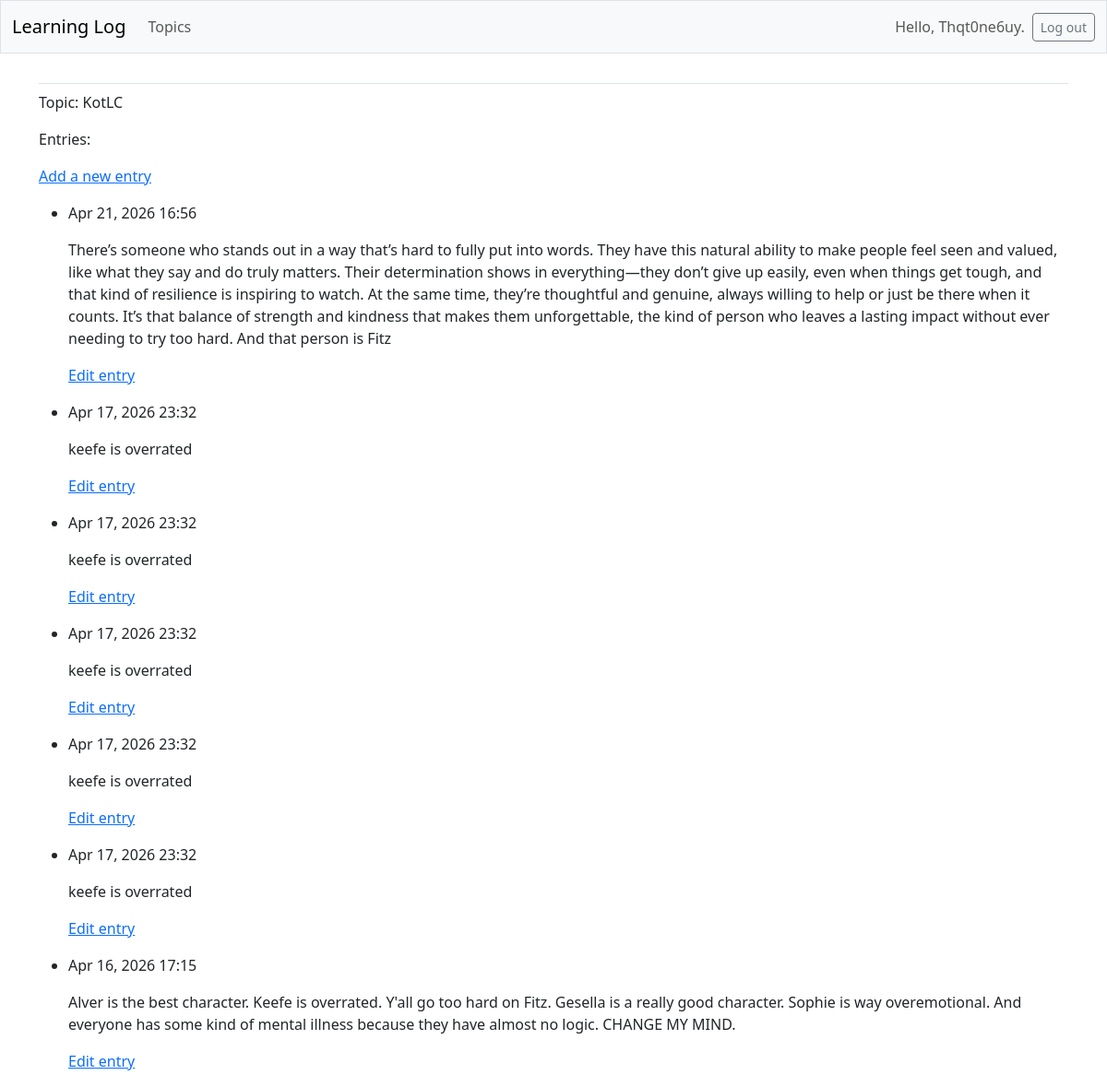
The page /topics/3/ (signed in) on the database its author committed.
### learning_logs/models.py (models this page shows, shortened)
class Topic(models.Model):
    text = models.CharField(max_length=200)
    date_added = models.DateTimeField(auto_now_add=True)
    owner = models.ForeignKey(User, on_delete=models.CASCADE)

class Entry(models.Model):
    topic = models.ForeignKey(Topic, on_delete=models.CASCADE)
    text = models.TextField()
    date_added = models.DateTimeField(auto_now_add=True)
    class Meta:
        verbose_name_plural = 'entries'

### learning_logs/views.py (the view)
# urls.py: path('topics/<int:topic_id>/', views.topic, name='topic'),
@login_required
def topic (request, topic_id):
    topic = Topic.objects.get(id=topic_id)
    if topic.owner != request.user:
        raise Http404
    entries = topic.entry_set.order_by('-date_added')
    context = {'topic': topic, 'entries': entries}
    return render(request, 'learning_logs/topic.html', context)

### learning_logs/templates/learning_logs/topic.html
{% extends 'learning_logs/base.html' %}
{% block content %}
  <p>Topic: {{ topic.text }}</p>
  <p>Entries:</p>
  <p>
    <a href="{% url 'learning_logs:new_entry' topic.id %}">Add a new entry</a>
  </p>
  <ul>
    {% for entry in entries %}
      <li>
        <p>{{entry.date_added|date:'M d, Y H:i' }}</p>
        <p>{{ entry.text|linebreaks }}</p>
        <p>
          <a href="{% url 'learning_logs:edit_entry' entry.id %}">
            Edit entry</a></p>
      </li>
    {% empty %}
      <li>There are no entries for this topic yet.</li>
    {% endfor %}
  </ul>
{% endblock content %}

### learning_logs/templates/learning_logs/base.html (shortened to what this page needs)
<!doctype html>
<html lang="en">
<head>
  {% load django_bootstrap5 %}
  {% bootstrap_css %}
</head>
<body>
  <nav class="navbar navbar-expand-md navbar-light bg-light mb-4 border">
    <div class="container-fluid">
      <a class="navbar-brand" href="{% url 'learning_logs:index' %}">
          Learning Log</a>
      <div class="collapse navbar-collapse" id="navbarCollapse">
        <ul class="navbar-nav me-auto mb-2 mb-md-0">
          <li class="nav-item">
            <a class="nav-link" href="{% url 'learning_logs:topics' %}">
              Topics</a></li>
        </ul>
        <ul class="navbar-nav ms-auto mb-2 mb-md-0">
          {% if user.is_authenticated %}
            <li class="nav-item">
              <span class="navbar-text me-2">Hello, {{ user.username }}.
                </span></li>
          {% endif %}
        </ul>
        {% if user.is_authenticated %}
          <form action="{% url 'accounts:logout' %}" method='post'>
            <button name='submit' class='btn btn-outline-secondary btn-sm'>
              Log out</button>
          </form>
        {% endif %}
      </div>
    </div>
  </nav>
  <main class="container">
    <div class="pb-2 mb-2 border-bottom">
    </div>
    <div>
      {% block content %}{% endblock content %}
    </div>
  </main>
</body>
</html>

### rows shown on the page
Topic: text "KotLC"
Entry: date_added "Apr 21, 2026 16:56", text "There’s someone who stands out in a way that’s hard to fully put into words. They have this natural ability to make people feel seen and valued, like what they say and do truly matters. Their determination shows in everything—they don’t give up easily, even when things get tough, and that kind of resilience is inspiring to watch. At the same time, they’re thoughtful and genuine, always willing to help or just be there when it counts. It’s that balance of strength and kindness that makes them unforgettable, the kind of person who leaves a lasting impact without ever needing to try too hard. And that person is Fitz"
Entry: date_added "Apr 17, 2026 23:32", text "keefe is overrated"
Entry: date_added "Apr 17, 2026 23:32", text "keefe is overrated"
Entry: date_added "Apr 17, 2026 23:32", text "keefe is overrated"
Entry: date_added "Apr 17, 2026 23:32", text "keefe is overrated"
Entry: date_added "Apr 17, 2026 23:32", text "keefe is overrated"
Entry: date_added "Apr 16, 2026 17:15", text "Alver is the best character. Keefe is overrated. Y'all go too hard on Fitz. Gesella is a really good character. Sophie is way overemotional. And everyone has some kind of mental illness because they have almost no logic. CHANGE MY MIND."

### other values the page prints
{{ user.username }} "Thqt0ne6uy"
